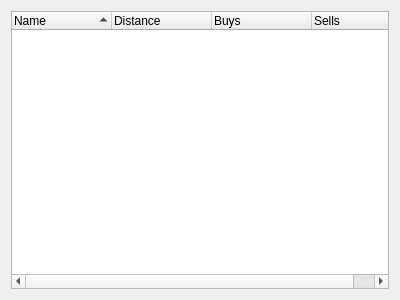
<?xml version="1.0" encoding="UTF-8"?>
<ui version="4.0">
 <class>SearchResultWidget</class>
 <widget class="QWidget" name="SearchResultWidget">
  <property name="geometry">
   <rect>
    <x>0</x>
    <y>0</y>
    <width>400</width>
    <height>300</height>
   </rect>
  </property>
  <property name="windowTitle">
   <string>Form</string>
  </property>
  <layout class="QVBoxLayout" name="verticalLayout">
   <item>
    <widget class="QTreeWidget" name="treeWidget">
     <property name="sortingEnabled">
      <bool>true</bool>
     </property>
     <column>
      <property name="text">
       <string>Name</string>
      </property>
     </column>
     <column>
      <property name="text">
       <string>Distance</string>
      </property>
     </column>
     <column>
      <property name="text">
       <string>Buys</string>
      </property>
     </column>
     <column>
      <property name="text">
       <string>Sells</string>
      </property>
     </column>
    </widget>
   </item>
  </layout>
 </widget>
 <resources/>
 <connections/>
</ui>
